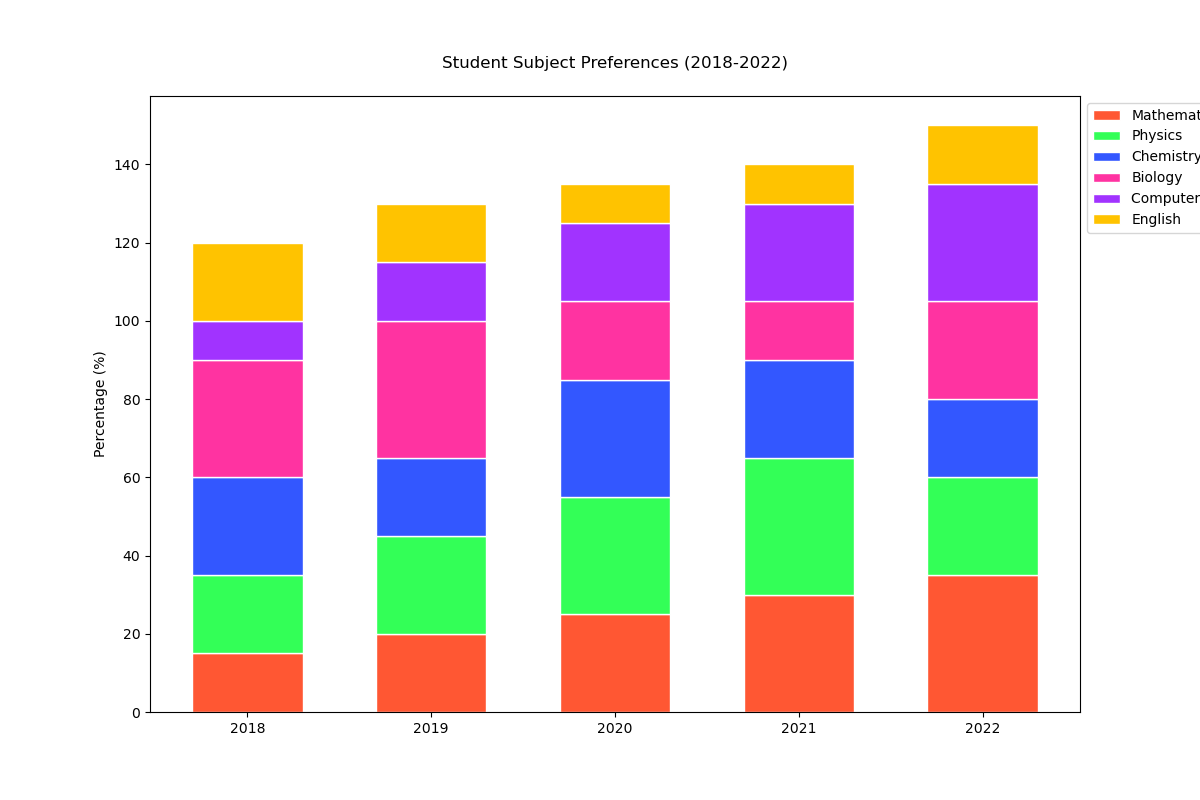

This chart was generated by the following Python code:

import matplotlib.pyplot as plt
import numpy as np

data = {
    'Year': ['2018', '2019', '2020', '2021', '2022'],
    'Mathematics': [15, 20, 25, 30, 35],
    'Physics': [20, 25, 30, 35, 25],
    'Chemistry': [25, 20, 30, 25, 20],
    'Biology': [30, 35, 20, 15, 25],
    'Computer Science': [10, 15, 20, 25, 30],
    'English': [20, 15, 10, 10, 15]
}

labels = data['Year']
math = data['Mathematics']
physics = data['Physics']
chemistry = data['Chemistry']
biology = data['Biology']
comp_sci = data['Computer Science']
english = data['English']

width = 0.75
bar_width = 0.6
fig, ax = plt.subplots(figsize=(12, 8))

bar1 = np.add(math, physics).tolist()
bar2 = np.add(bar1, chemistry).tolist()
bar3 = np.add(bar2, biology).tolist()
bar4 = np.add(bar3, comp_sci).tolist()

ax.bar(labels, math, color='#FF5733', edgecolor='white', width=bar_width, label='Mathematics')
ax.bar(labels, physics, bottom=math, color='#33FF57', edgecolor='white', width=bar_width, label='Physics')
ax.bar(labels, chemistry, bottom=bar1, color='#3357FF', edgecolor='white', width=bar_width, label='Chemistry')
ax.bar(labels, biology, bottom=bar2, color='#FF33A1', edgecolor='white', width=bar_width, label='Biology')
ax.bar(labels, comp_sci, bottom=bar3, color='#A133FF', edgecolor='white', width=bar_width, label='Computer Science')
ax.bar(labels, english, bottom=bar4, color='#FFC300', edgecolor='white', width=bar_width, label='English')

ax.set_ylabel('Percentage (%)')
ax.set_title('Student Subject Preferences (2018-2022)', pad=20)
ax.legend(loc='upper left', bbox_to_anchor=(1,1))

plt.show()
